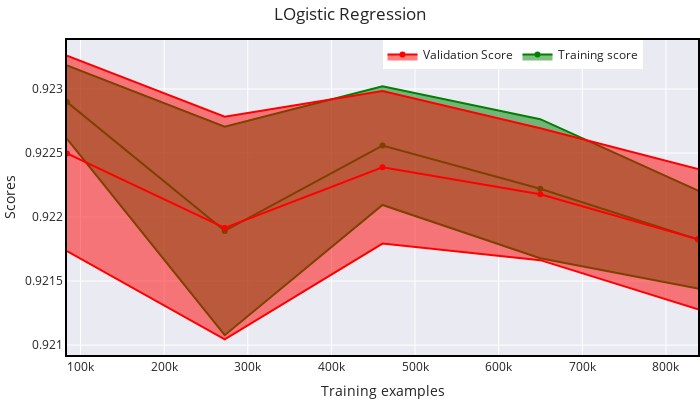

The notebook cell saved with this chart:
### Markdown cell above
#### 1.Logistic regression

### Code cell
plot_learning_curve(lr, 'LOgistic Regression', X_train, y_train)

### Figure 1 — Plotly figure (JSON) as saved in the notebook; plotly's stock layout.template omitted (floating-point values rounded to 4 significant figures)
{"data": [{"marker": {"color": "green"}, "mode": "lines", "name": "Training score - Standard Deviation", "showlegend": false, "type": "scatter", "x": [83836, 272468, 461101, 649733, 838366], "y": [0.9232, 0.9227, 0.923, 0.9228, 0.9222]}, {"fill": "tonexty", "marker": {"color": "green"}, "mode": "lines+markers", "name": "Training score", "type": "scatter", "x": [83836, 272468, 461101, 649733, 838366], "y": [0.9229, 0.9219, 0.9226, 0.9222, 0.9218]}, {"fill": "tonexty", "marker": {"color": "green"}, "mode": "lines", "name": "Training score + Standard Deviation", "showlegend": false, "type": "scatter", "x": [83836, 272468, 461101, 649733, 838366], "y": [0.9226, 0.9211, 0.9221, 0.9217, 0.9214]}, {"marker": {"color": "red"}, "mode": "lines", "showlegend": false, "type": "scatter", "x": [83836, 272468, 461101, 649733, 838366], "y": [0.9233, 0.9228, 0.923, 0.9227, 0.9224]}, {"fill": "tonexty", "marker": {"color": "red"}, "mode": "lines+markers", "name": "Validation Score", "type": "scatter", "x": [83836, 272468, 461101, 649733, 838366], "y": [0.9225, 0.9219, 0.9224, 0.9222, 0.9218]}, {"fill": "tonexty", "marker": {"color": "red"}, "mode": "lines", "showlegend": false, "type": "scatter", "x": [83836, 272468, 461101, 649733, 838366], "y": [0.9217, 0.921, 0.9218, 0.9217, 0.9213]}], "layout": {"height": 400, "legend": {"orientation": "h", "x": 0.5, "y": 1}, "margin": {"b": 0, "l": 60, "r": 0, "t": 40}, "title": {"text": "LOgistic Regression"}, "width": 700, "xaxis": {"linecolor": "black", "linewidth": 2, "mirror": true, "title": {"text": "Training examples"}}, "yaxis": {"linecolor": "black", "linewidth": 2, "mirror": true, "title": {"text": "Scores"}}}}
